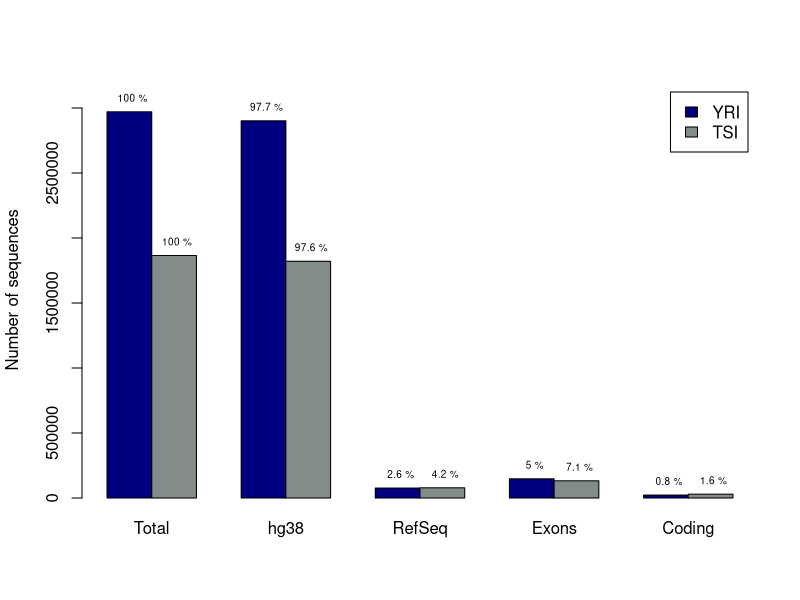

Here is the R script that generated this plot:
YRI<-c(2970929,2523855+377823,40419+36035,82469+65190,7711+14803);
TSI<-c(1865285,1540647+280276,42190+36226,68094+64091,10087+19421);

YRItext=YRI/2970929*100;
TSItext=TSI/1865285*100;


counts<-matrix(c(YRI,TSI),nrow=5,ncol=2);
texts<-matrix(c(YRItext,TSItext),nrow=5,ncol=2);

colors <- c("navy","azure4");

bp<-barplot(t(counts),beside=TRUE,legend=c("YRI","TSI"),names.arg=c("Total","hg38","RefSeq","Exons","Coding"),col=colors,ylab="Number of sequences",ylim=c(0,3200000));
text(bp,t(counts),paste(" ",round(t(texts),1),"%"),pos=3,cex=0.6);